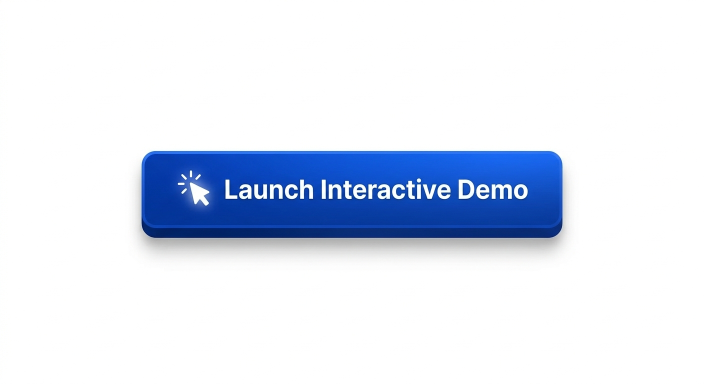
#> input picture resources/Gemini_Generated_Image_cbkp3ncbkp3ncbkp.png, 1408 x 768 px, given in place of the camera (shown at 1/2 size)
$ jupyter execute demo-filter.ipynb   (text cells are left out)
#> lines starting #> are read from the running program, lines starting #| are printed output that depends on the picture
[cell 1]
import math
import time
import tkinter as tk

import cv2
import numpy as np
from scipy.signal import convolve2d


# ---- Config ----
WINDOW_NAME = "Enric's CrazyCam"


KEY_ARROW_UP    = 82
KEY_ARROW_DOWN  = 84

INTENSITY_STEP  = 0.2
INTENSITY_MIN   = 0.1
INTENSITY_MAX   = 20.0

KEY_TOGGLE_EDGE = 'e'
KEY_TOGGLE_BLUR = 'b'
KEY_TOGGLE_WAVE = 'w'
KEY_QUIT        = 'q'


EFFECT_KEYS = {
    'edge': KEY_TOGGLE_EDGE,
    'blur': KEY_TOGGLE_BLUR,
    'wave': KEY_TOGGLE_WAVE,
}


root = tk.Tk()
screen_width  = root.winfo_screenwidth()
screen_height = root.winfo_screenheight()
root.destroy()


# Maintain aspect ratio and fill screen with black borders
def show_fullscreen_preserve_aspect(win_name, frame, screen_w, screen_h):
    h, w = frame.shape[:2]
    aspect_ratio = w / h
    target_ratio = screen_w / screen_h

    if aspect_ratio > target_ratio:
        new_w = screen_w
        new_h = int(screen_w / aspect_ratio)
    else:
        new_h = screen_h
        new_w = int(screen_h * aspect_ratio)

    resized = cv2.resize(frame, (new_w, new_h), interpolation=cv2.INTER_LINEAR)

    result   = np.zeros((screen_h, screen_w, 3), dtype=np.uint8)
    y_offset = (screen_h - new_h) // 2
    x_offset = (screen_w - new_w) // 2
    result[y_offset:y_offset + new_h, x_offset:x_offset + new_w] = resized
    cv2.imshow(win_name, result)


# ---- Filters ----
def edge_filter(im, intensity):
    im_gray = cv2.cvtColor(im, cv2.COLOR_BGR2GRAY).astype(np.float32)

    weight_edge_hor = np.array([[-1, 0, 1],
                                [-2, 0, 2],
                                [-1, 0, 1]])
    weight_edge_ver = np.array([[-1, -2, -1],
                                [ 0,  0,  0],
                                [ 1,  2,  1]])

    im_edge_ver = convolve2d(im_gray, weight_edge_hor, mode='same', boundary='symm')
    im_edge_hor = convolve2d(im_gray, weight_edge_ver, mode='same', boundary='symm')

    im_edge       = np.sqrt(im_edge_hor ** 2 + im_edge_ver ** 2)
    im_edge       = np.clip(im_edge * intensity, 0, 255).astype(np.uint8)
    edges_colored = cv2.cvtColor(im_edge, cv2.COLOR_GRAY2BGR)

    return cv2.addWeighted(im, 0.8, edges_colored, 0.6, 0)


def blur_filter(im, intensity):
    k = int(max(1, intensity * 3))
    if k % 2 == 0:
        k += 1
    return cv2.GaussianBlur(im, (k, k), 0)


def wave_filter(im, intensity):
    rows, cols, _ = im.shape
    im_out        = np.zeros_like(im)
    t             = time.time()

    for i in range(rows):
        shift_x   = int(6 * intensity * math.sin(2 * math.pi * i / 120 + t))
        im_out[i] = np.roll(im[i], shift_x, axis=0)

    return im_out


# ---- Overlay ----
def draw_overlay(im, effects):
    h, w, _ = im.shape
    overlay = np.zeros((40, w, 3), dtype=np.uint8)

    cv2.rectangle(overlay, (0, 0), (w, 40), (0, 0, 0), -1)

    text = " | ".join(
        [f"{k.upper()}:{'ON' if v['on'] else 'OFF'} ({v['intensity']:.1f})"
         for k, v in effects.items()]
    )

    cv2.putText(overlay, text, (10, 25),
                cv2.FONT_HERSHEY_SIMPLEX, 0.6, (255, 255, 255), 1, cv2.LINE_AA)

    return np.vstack([overlay, im])


# ---- Main ----
cv2.startWindowThread()
camera = cv2.VideoCapture(0)

effects = {
    'edge': {'on': False, 'intensity': 1.0},
    'blur': {'on': False, 'intensity': 1.0},
    'wave': {'on': False, 'intensity': 1.0},
}

last_active = None

print("Controls:")
print(f" {KEY_TOGGLE_EDGE.upper()} - toggle Edge filter")
print(f" {KEY_TOGGLE_BLUR.upper()} - toggle Blur filter")
print(f" {KEY_TOGGLE_WAVE.upper()} - toggle Wave filter")
print(" Up / Down arrows - adjust intensity of last toggled filter")
print(f" {KEY_QUIT.upper()} - quit")

cv2.namedWindow(WINDOW_NAME, cv2.WND_PROP_FULLSCREEN)
cv2.setWindowProperty(WINDOW_NAME, cv2.WND_PROP_FULLSCREEN, cv2.WINDOW_FULLSCREEN)

key_to_effect = {
    ord(EFFECT_KEYS['edge']): 'edge',
    ord(EFFECT_KEYS['blur']): 'blur',
    ord(EFFECT_KEYS['wave']): 'wave',
}

try:
    while True:
        ret, im = camera.read()
#> im is the input picture: shape (768, 1408, 3); mean B, G, R 243.1, 230, 223
        if not ret:
            break

        if effects['edge']['on']:
            im = edge_filter(im, effects['edge']['intensity'])
        if effects['blur']['on']:
            im = blur_filter(im, effects['blur']['intensity'])
        if effects['wave']['on']:
            im = wave_filter(im, effects['wave']['intensity'])

        im_display = draw_overlay(im, effects)
#> in draw_overlay, `return np.vstack([overlay, im])`:
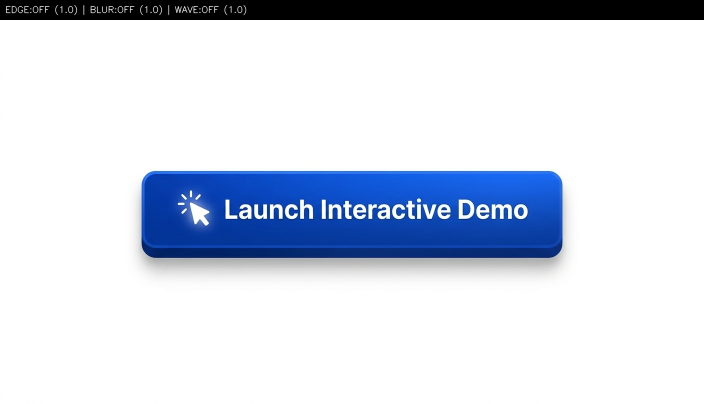
#> returned value: shape (808, 1408, 3) (shown at 1/2 size); mean of channels 0, 1, 2 231.4, 218.9, 212.3; drawn as B, G, R
        show_fullscreen_preserve_aspect(WINDOW_NAME, im_display, screen_width, screen_height)
#> in show_fullscreen_preserve_aspect, `result[y_offset:y_offset + new_h, x_offset:x_offset + new_w] = resized`:
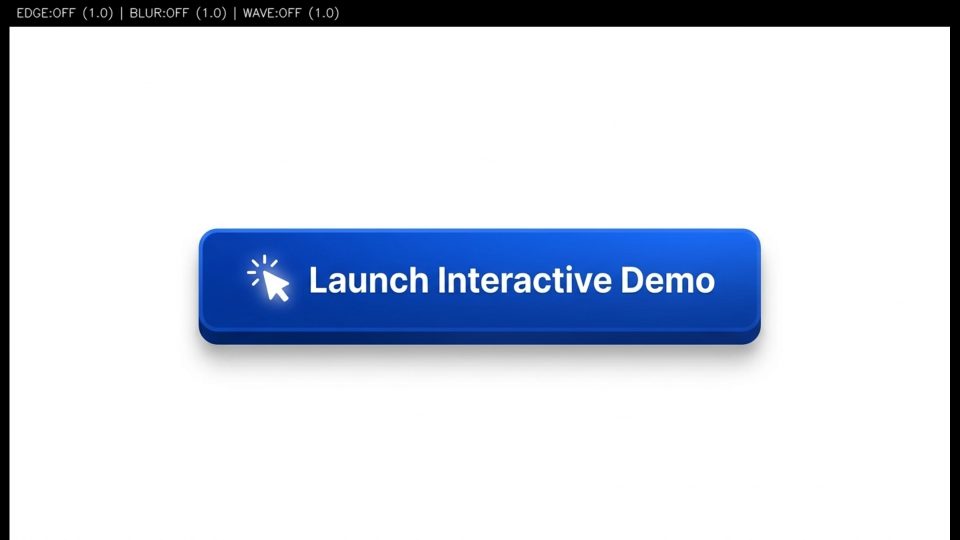
#> result: shape (1080, 1920, 3) (shown at 1/2 size); mean B, G, R 226.7, 214.4, 207.9

        key = cv2.waitKey(1) & 0xFF
#> (key Esc is pressed here)

        if key in key_to_effect:
            effect_name                 = key_to_effect[key]
            effects[effect_name]['on']  = not effects[effect_name]['on']
            last_active                 = effect_name
            print(f'{effect_name.capitalize()} {"ON" if effects[effect_name]["on"] else "OFF"}')

        elif key == KEY_ARROW_UP:
            if last_active:
                effects[last_active]['intensity'] = min(
                    INTENSITY_MAX,
                    effects[last_active]['intensity'] + INTENSITY_STEP
                )
                print(f'{last_active} intensity: {effects[last_active]["intensity"]:.1f}')

        elif key == KEY_ARROW_DOWN:
            if last_active:
                effects[last_active]['intensity'] = max(
                    INTENSITY_MIN,
                    effects[last_active]['intensity'] - INTENSITY_STEP
                )
                print(f'{last_active} intensity: {effects[last_active]["intensity"]:.1f}')

        elif key == ord(KEY_QUIT):
            break

finally:
    camera.release()
    cv2.destroyAllWindows()
    for _ in range(4):
        cv2.waitKey(1)
